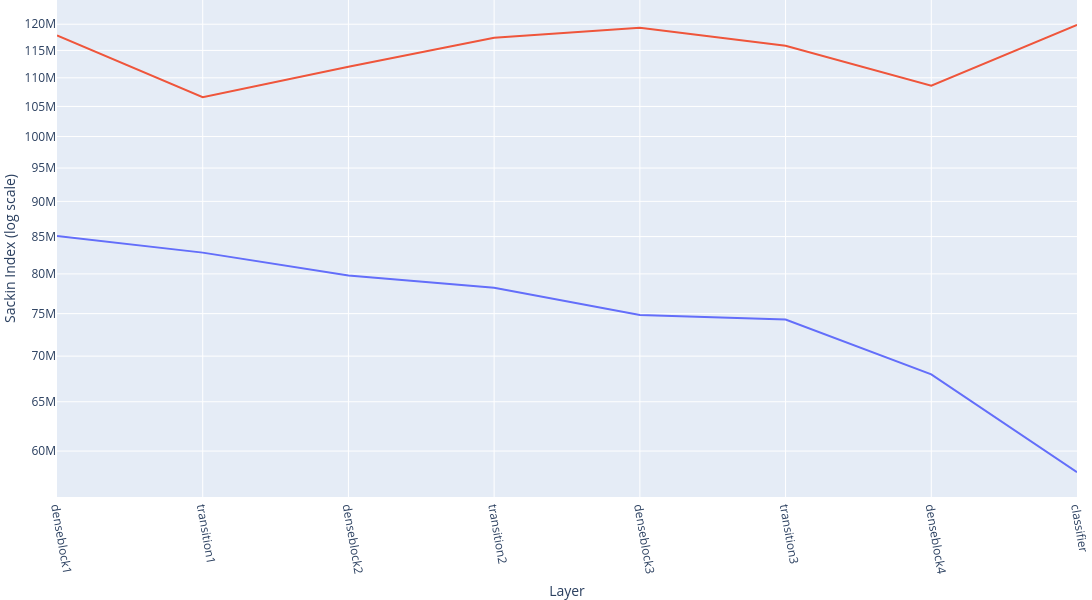

Here is the notebook cell this chart was saved with:
### Code cell
densenet = block_data[(block_data['model']=='densenet') & (block_data['split']=='trainUval') & (block_data['dataset']=='cifar') & (block_data['rprop'].isin([0.0, 1.0]))].copy()

densenet["layer_idx"] = densenet["layer"].apply(lambda x: block_order['densenet'][x]['idx'])
densenet["layer_names"] = densenet["layer"].apply(lambda x: block_order['densenet'][x]['name'])
densenet.sort_values("layer_idx", inplace=True)

fig = px.line(densenet, x="layer_names", y="sackin_index", color="rprop", color_discrete_sequence=px.colors.qualitative.Plotly)
fig.update_xaxes(tickangle=80, title_text="Layer")
fig.update_yaxes(type="log", title_text="Sackin Index (log scale)")
fig.update_layout(showlegend=False, margin=dict(l=0, r=0, t=0, b=0), width=600*2, height=300*2)

### Figure 1 — Plotly figure (JSON) as saved in the notebook; plotly's stock layout.template omitted (floating-point values rounded to 4 significant figures)
{"data": [{"hovertemplate": "rprop=0.0<br>layer_names=%{x}<br>sackin_index=%{y}<extra></extra>", "legendgroup": "0.0", "line": {"color": "#636EFA", "dash": "solid"}, "marker": {"symbol": "circle"}, "mode": "lines", "name": "0.0", "orientation": "v", "showlegend": true, "type": "scatter", "x": ["denseblock1", "transition1", "denseblock2", "transition2", "denseblock3", "transition3", "denseblock4", "classifier"], "xaxis": "x", "y": [85090000.0, 82810000.0, 79800000.0, 78230000.0, 74840000.0, 74300000.0, 67960000.0, 57980000.0], "yaxis": "y"}, {"hovertemplate": "rprop=1.0<br>layer_names=%{x}<br>sackin_index=%{y}<extra></extra>", "legendgroup": "1.0", "line": {"color": "#EF553B", "dash": "solid"}, "marker": {"symbol": "circle"}, "mode": "lines", "name": "1.0", "orientation": "v", "showlegend": true, "type": "scatter", "x": ["denseblock1", "transition1", "denseblock2", "transition2", "denseblock3", "transition3", "denseblock4", "classifier"], "xaxis": "x", "y": [117800000.0, 106600000.0, 112000000.0, 117400000.0, 119300000.0, 115900000.0, 108600000.0, 119900000.0], "yaxis": "y"}], "layout": {"height": 600, "legend": {"title": {"text": "rprop"}, "tracegroupgap": 0}, "margin": {"b": 0, "l": 0, "r": 0, "t": 0}, "showlegend": false, "width": 1200, "xaxis": {"anchor": "y", "domain": [0, 1], "tickangle": 80, "title": {"text": "Layer"}}, "yaxis": {"anchor": "x", "domain": [0, 1], "title": {"text": "Sackin Index (log scale)"}, "type": "log"}}}
